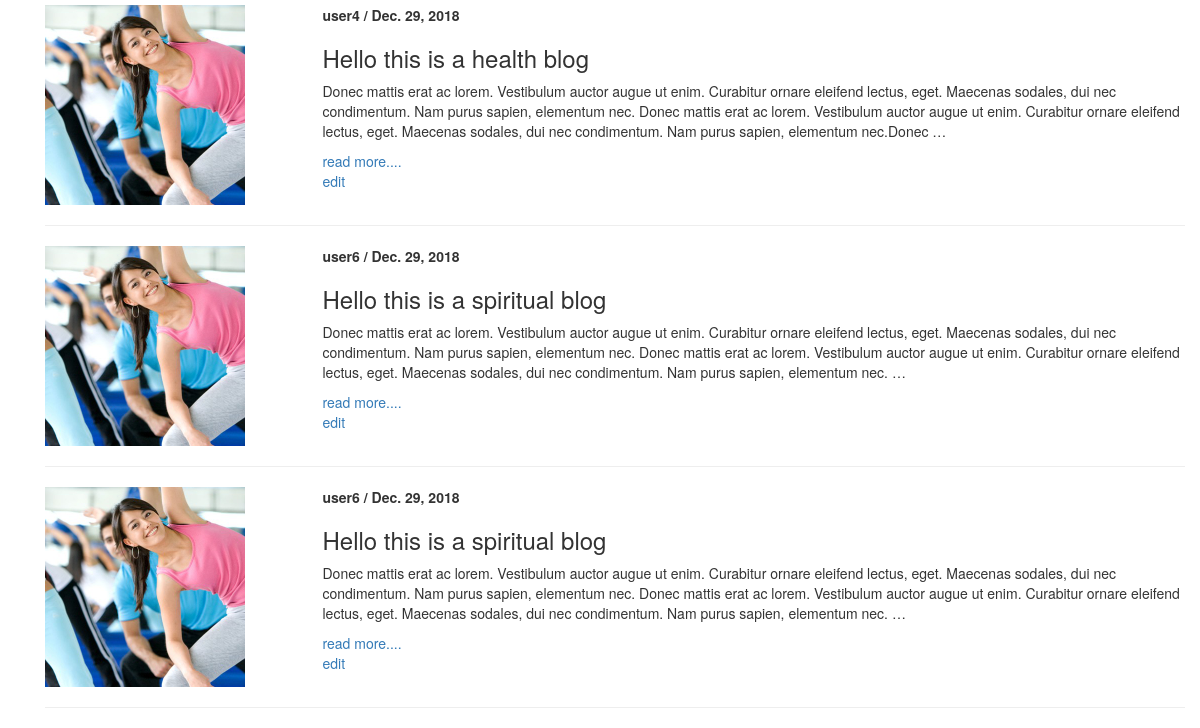
Before: /blogpage/ (lower part) with the older database file.
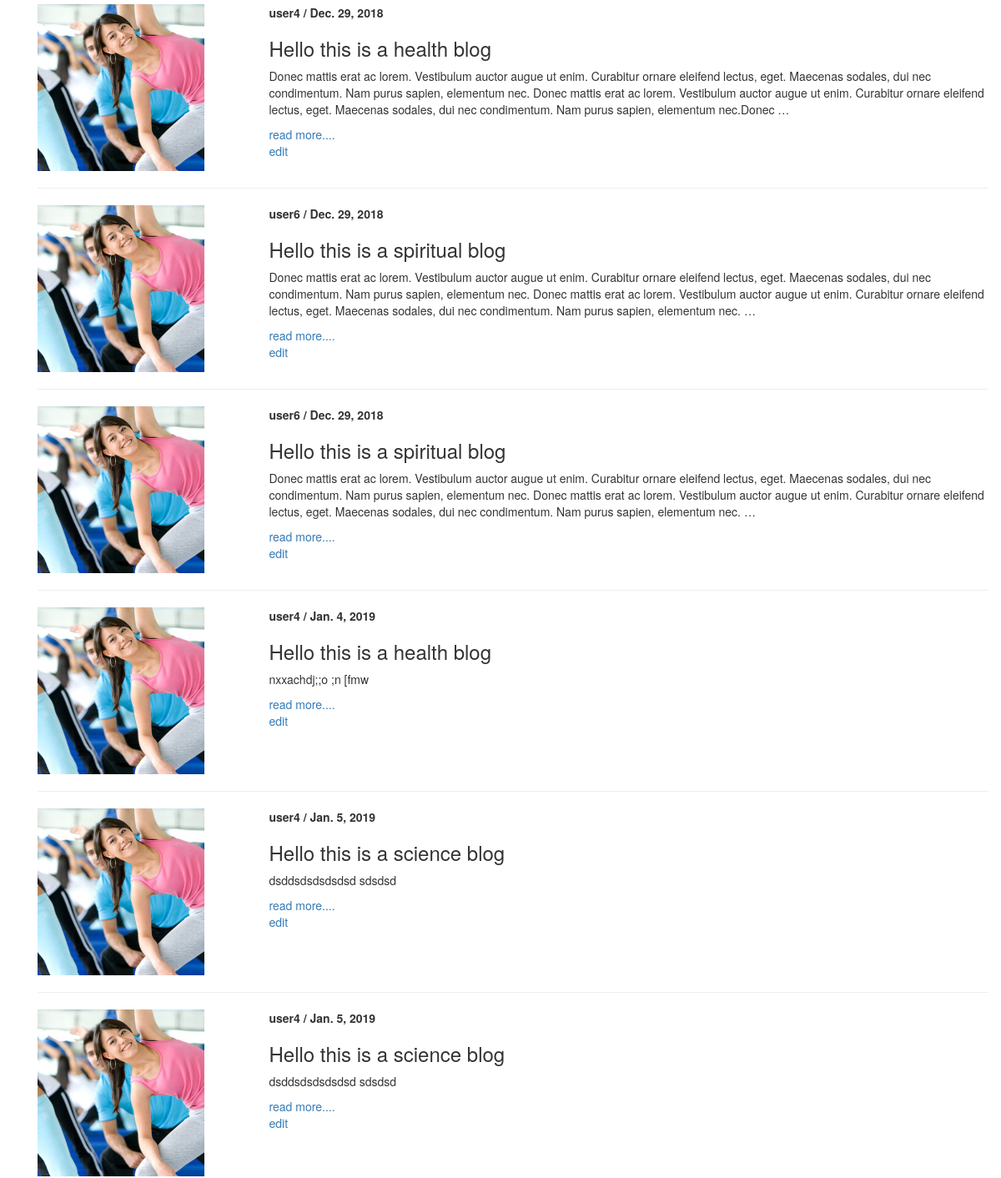
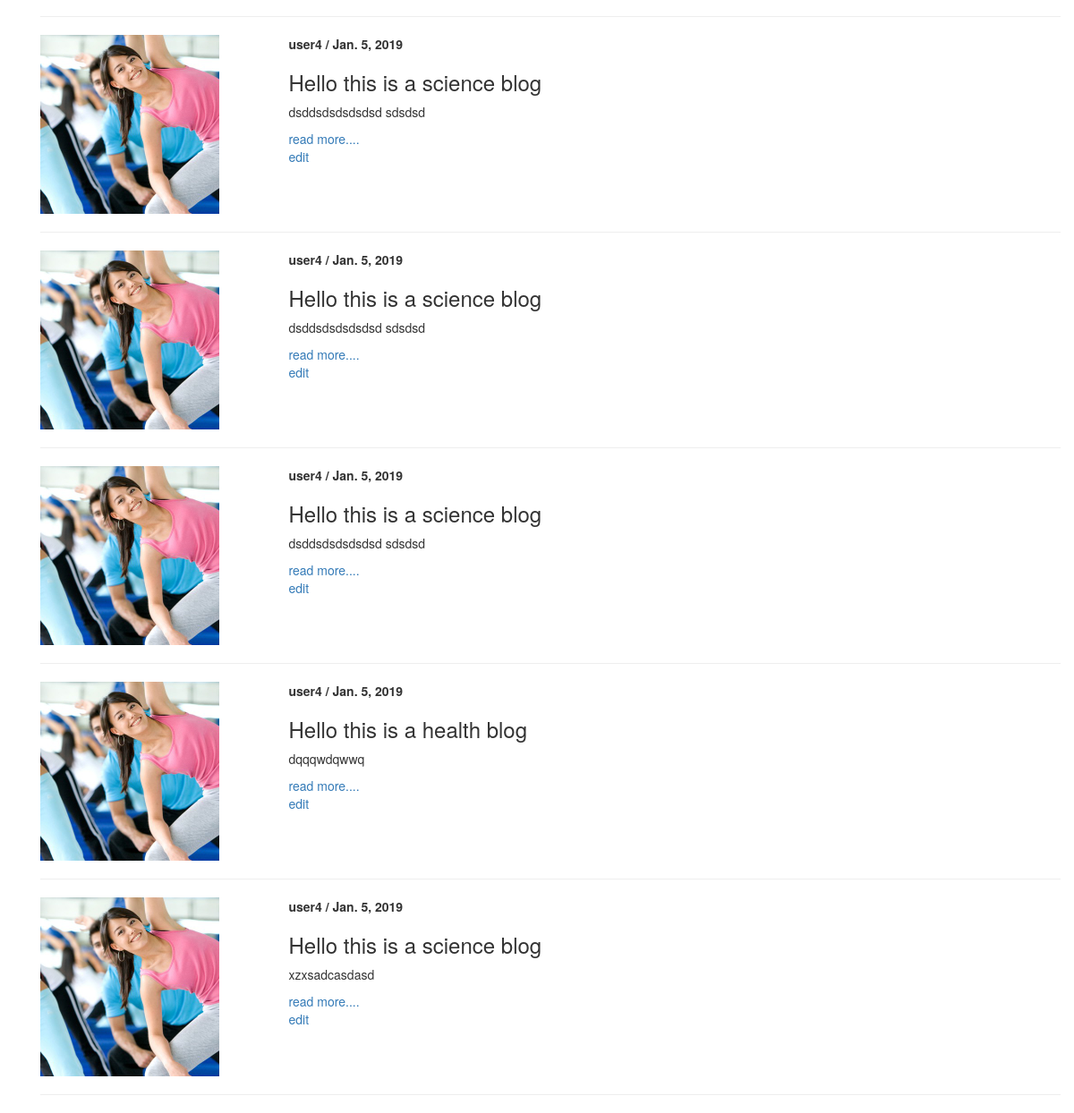
After: the same page with the newer database file (2 pictures, top to bottom).
### blogger/models.py (models this page shows, shortened)
class blog_article(models.Model):
    author=models.CharField(max_length=20)
    password=models.CharField(max_length=20)
    category=models.CharField(max_length=20)
    title=models.CharField(max_length=100)
    content=models.TextField()
    image=models.CharField(max_length=100)
    date=models.DateField(auto_now_add=True)

### blogger/views.py (the view)
def home(request):
    article=models.blog_article.objects.all()
    context={'article':article}
    return render (request,'home.html',context)

### blogger/templates/home.html (shortened to what this page needs)
{% extends 'base.html' %}
{% block content %}
{% load staticfiles %}
<div class="container">
    {{ msg }} {{ user }}  <br> <a href="{% url 'login' %}">Create Blogs</a>
    {% for blog in article %}
    <div class="row">
        <div class="col-md-3">
            <img src="{% static '/images/p1.jpg' %}" class="img-responsive" width='200' height='200'>
        </div>
        <div class="col-md-9" style="text-align: -webkit-left; padding-left: 0px;">
            <b>{{ blog.author }} / {{ blog.date }}</b>
            <h3>{{ blog.title}}</h3>
            <p>{{ blog.content|truncatewords:50 }}</p><a href="{{blog.id}}">read more....</a>
            <br><a href="{{blog.id}}">edit</a></br>
        </div>
    </div>
    <hr>
    {% endfor %}
</div>
{% endblock %}

### blogger/templates/base.html (shortened to what this page needs)
<!DOCTYPE html>
<html lang="en">
<head>
    <link rel="stylesheet" href="https://maxcdn.bootstrapcdn.com/bootstrap/3.3.7/css/bootstrap.min.css">
</head>
{% load staticfiles %}
<body>
<div class="container">
    {% block content %}
    {% endblock %}
</div>
</body>
</html>

Changed rows visible on the page:
added blog_article: author "user4", date "Jan. 4, 2019", title "Hello this is a health blog", content "nxxachdj;;o ;n [fmw"
added blog_article: author "user4", date "Jan. 5, 2019", title "Hello this is a science blog", content "dsddsdsdsdsdsd sdsdsd"
added blog_article: author "user4", date "Jan. 5, 2019", title "Hello this is a science blog", content "dsddsdsdsdsdsd sdsdsd"
added blog_article: author "user4", date "Jan. 5, 2019", title "Hello this is a science blog", content "dsddsdsdsdsdsd sdsdsd"
added blog_article: author "user4", date "Jan. 5, 2019", title "Hello this is a science blog", content "dsddsdsdsdsdsd sdsdsd"
added blog_article: author "user4", date "Jan. 5, 2019", title "Hello this is a science blog", content "dsddsdsdsdsdsd sdsdsd"
added blog_article: author "user4", date "Jan. 5, 2019", title "Hello this is a health blog", content "dqqqwdqwwq"
added blog_article: author "user4", date "Jan. 5, 2019", title "Hello this is a science blog", content "xzxsadcasdasd"
